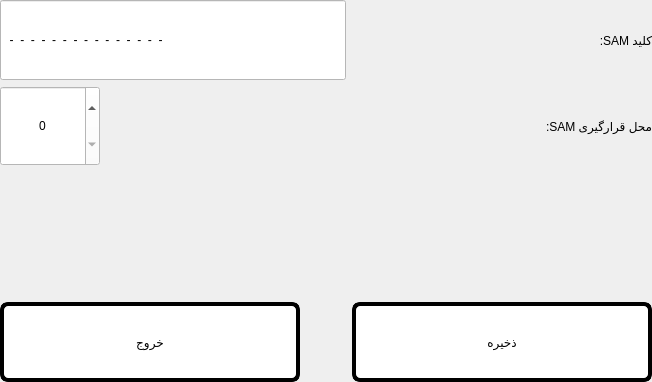
     <widget class="QWidget" name="tabSamSettings">
      <attribute name="title">
       <string>Page</string>
      </attribute>
      <layout class="QGridLayout" name="gridLayout_6">
       <property name="leftMargin">
        <number>0</number>
       </property>
       <property name="topMargin">
        <number>0</number>
       </property>
       <property name="rightMargin">
        <number>0</number>
       </property>
       <property name="bottomMargin">
        <number>0</number>
       </property>
       <item row="1" column="0">
        <widget class="QSpinBox" name="spinSamSlot">
         <property name="minimumSize">
          <size>
           <width>0</width>
           <height>80</height>
          </size>
         </property>
         <property name="maximumSize">
          <size>
           <width>100</width>
           <height>16777215</height>
          </size>
         </property>
         <property name="styleSheet">
          <string notr="true">background: white;
font: 57 regular 11pt &quot;LiberationSerif-Regular&quot;;</string>
         </property>
         <property name="alignment">
          <set>Qt::AlignCenter</set>
         </property>
         <property name="maximum">
          <number>3</number>
         </property>
        </widget>
       </item>
       <item row="7" column="2">
        <widget class="QPushButton" name="btnSaveSam">
         <property name="sizePolicy">
          <sizepolicy hsizetype="Preferred" vsizetype="Preferred">
           <horstretch>0</horstretch>
           <verstretch>0</verstretch>
          </sizepolicy>
         </property>
         <property name="minimumSize">
          <size>
           <width>300</width>
           <height>80</height>
          </size>
         </property>
         <property name="maximumSize">
          <size>
           <width>16777215</width>
           <height>80</height>
          </size>
         </property>
         <property name="styleSheet">
          <string notr="true">border: 4px solid black;
border-radius: 8px;
background-color: rgb(255, 255, 255);</string>
         </property>
         <property name="text">
          <string>ذخیره</string>
         </property>
        </widget>
       </item>
       <item row="0" column="2">
        <widget class="QLabel" name="label_12">
         <property name="text">
          <string>:SAM کلید</string>
         </property>
         <property name="alignment">
          <set>Qt::AlignRight|Qt::AlignTrailing|Qt::AlignVCenter</set>
         </property>
        </widget>
       </item>
       <item row="1" column="2">
        <widget class="QLabel" name="label_11">
         <property name="text">
          <string>   :SAM محل قرارگیری</string>
         </property>
         <property name="alignment">
          <set>Qt::AlignRight|Qt::AlignTrailing|Qt::AlignVCenter</set>
         </property>
        </widget>
       </item>
       <item row="7" column="0">
        <widget class="QPushButton" name="btnExitSamSettings">
         <property name="sizePolicy">
          <sizepolicy hsizetype="Preferred" vsizetype="Preferred">
           <horstretch>0</horstretch>
           <verstretch>0</verstretch>
          </sizepolicy>
         </property>
         <property name="minimumSize">
          <size>
           <width>300</width>
           <height>80</height>
          </size>
         </property>
         <property name="maximumSize">
          <size>
           <width>256</width>
           <height>80</height>
          </size>
         </property>
         <property name="styleSheet">
          <string notr="true">border: 4px solid black;
border-radius: 8px;
background-color: rgb(255, 255, 255);</string>
         </property>
         <property name="text">
          <string>خروج</string>
         </property>
        </widget>
       </item>
       <item row="7" column="1">
        <spacer name="horizontalSpacer">
         <property name="orientation">
          <enum>Qt::Horizontal</enum>
         </property>
         <property name="sizeHint" stdset="0">
          <size>
           <width>40</width>
           <height>20</height>
          </size>
         </property>
        </spacer>
       </item>
       <item row="6" column="0" colspan="3">
        <spacer name="verticalSpacer_8">
         <property name="orientation">
          <enum>Qt::Vertical</enum>
         </property>
         <property name="sizeHint" stdset="0">
          <size>
           <width>20</width>
           <height>40</height>
          </size>
         </property>
        </spacer>
       </item>
       <item row="0" column="0" colspan="2">
        <widget class="QFocusableLineEdit" name="txtSamKey">
         <property name="minimumSize">
          <size>
           <width>0</width>
           <height>80</height>
          </size>
         </property>
         <property name="maximumSize">
          <size>
           <width>550</width>
           <height>80</height>
          </size>
         </property>
         <property name="styleSheet">
          <string notr="true">background-color: rgb(255, 255, 255);
font: 57 regular 11pt &quot;LiberationSerif-Regular&quot;;</string>
         </property>
         <property name="inputMask">
          <string>HH-HH-HH-HH-HH-HH-HH-HH-HH-HH-HH-HH-HH-HH-HH-HH</string>
         </property>
         <property name="text">
          <string>---------------</string>
         </property>
         <property name="maxLength">
          <number>47</number>
         </property>
        </widget>
       </item>
       <item row="2" column="0" colspan="3">
        <spacer name="verticalSpacer_17">
         <property name="orientation">
          <enum>Qt::Vertical</enum>
         </property>
         <property name="sizeType">
          <enum>QSizePolicy::Fixed</enum>
         </property>
         <property name="sizeHint" stdset="0">
          <size>
           <width>20</width>
           <height>30</height>
          </size>
         </property>
        </spacer>
       </item>
       <item row="3" column="0" colspan="3">
        <widget class="QLabel" name="lblSamModuleError">
         <property name="styleSheet">
          <string notr="true">color: rgb(255, 0, 0);</string>
         </property>
         <property name="text">
          <string/>
         </property>
        </widget>
       </item>
       <item row="4" column="0" colspan="3">
        <widget class="QLabel" name="lblSamCityPayError">
         <property name="styleSheet">
          <string notr="true">color: rgb(255, 0, 0);</string>
         </property>
         <property name="text">
          <string/>
         </property>
        </widget>
       </item>
       <item row="5" column="0" colspan="3">
        <widget class="QLabel" name="lblSamCityWayError">
         <property name="styleSheet">
          <string notr="true">color: rgb(255, 0, 0);</string>
         </property>
         <property name="text">
          <string/>
         </property>
        </widget>
       </item>
      </layout>
     </widget>
